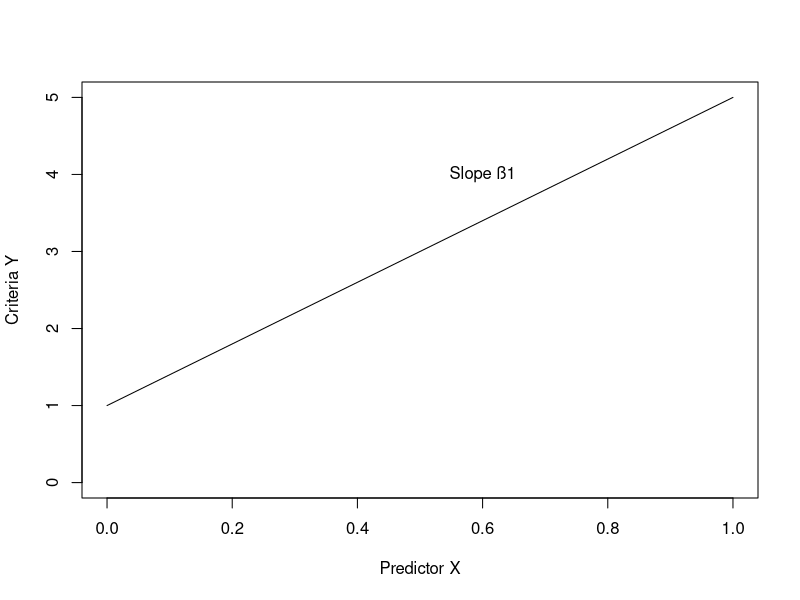
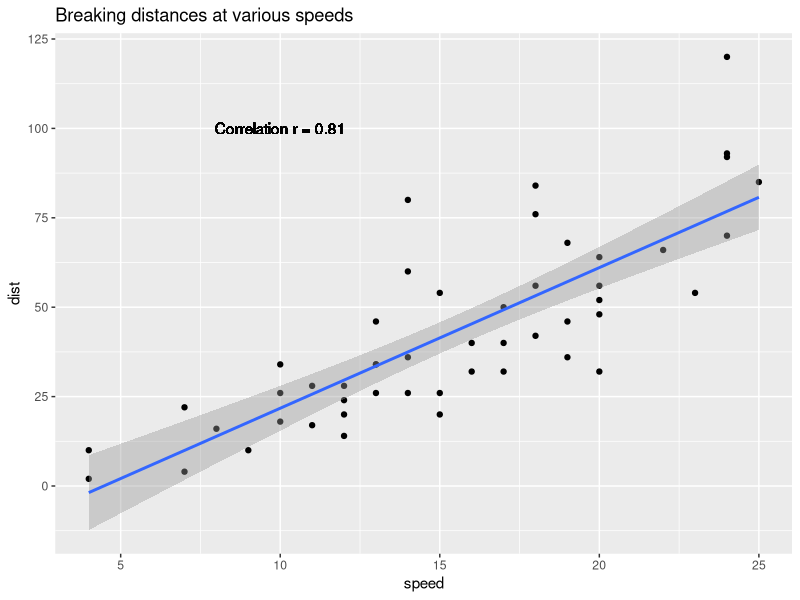
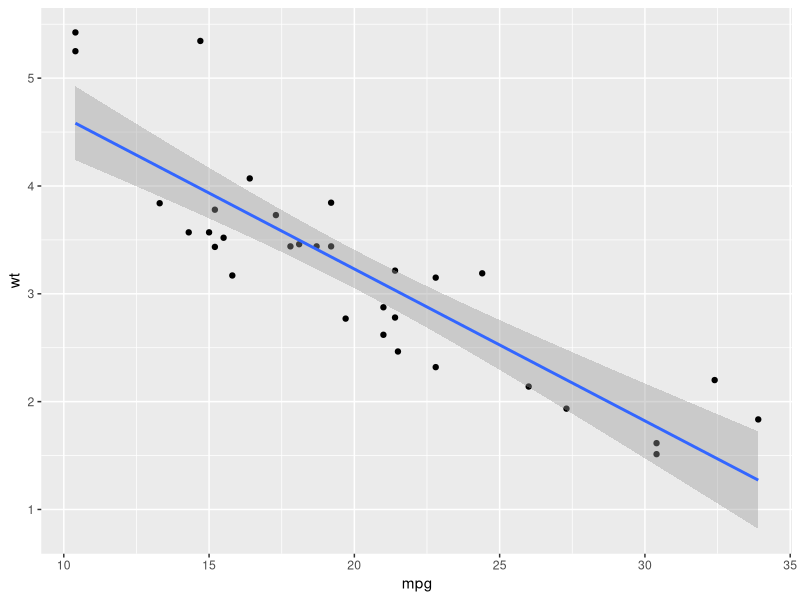

Here is the R script that generated these plots, in order:
## ---- chunk 1
library(knitr)
library(tidyverse)
opts_chunk$set(echo = TRUE, warning = FALSE, message = FALSE)
## ---- chunk 2
plot(c(0,1), c(1,5), type = "l", xlab = "Predictor X", ylab = "Criteria Y", ylim = c(0,5))
text(x = 0.6, y = 4, "Slope ß1")

## ---- chunk 3
ggplot(cars, aes(x = speed, y = dist)) +
  geom_point() +
  geom_smooth(method = "lm") +
  ggtitle("Breaking distances at various speeds") + 
  geom_text(x = 10, y = 100, label = paste0("Correlation r = ", round(cor(cars$speed, cars$dist), 2)))
## ---- chunk 4
fit <- lm(dist ~ speed, data = cars)
fit
## ---- chunk 5
summary(fit)
## ---- chunk 6
cor(mtcars$mpg, mtcars$wt)
ggplot(mtcars, aes(x = mpg, y = wt)) + 
  geom_point() + 
  geom_smooth(method = "lm")
fit <- lm(mpg ~ wt, data = mtcars)
summary(fit)

## ---- chunk 7
fit <- lm(mpg ~ wt + cyl + wt:cyl, data = mtcars)
summary(fit)
## ---- chunk 8
mtcars$am_factor <- factor(mtcars$am, labels = c("Automatic", "Manual"))
fit <- lm(mpg ~ wt + am_factor + wt:am_factor, data = mtcars)
summary(fit)
## ---- chunk 9
mtcars$am_factor <- factor(mtcars$am, labels = c("Automatic", "Manual"))
contrasts(mtcars$am_factor) <- contr.helmert(2)
fit1 <- lm(mpg ~ wt + am_factor + wt:am_factor, data = mtcars)
summary(fit1)
contrasts(mtcars$am_factor) <- contr.treatment(2)
fit2 <- lm(mpg ~ wt + am_factor + wt:am_factor, data = mtcars)
summary(fit2)

